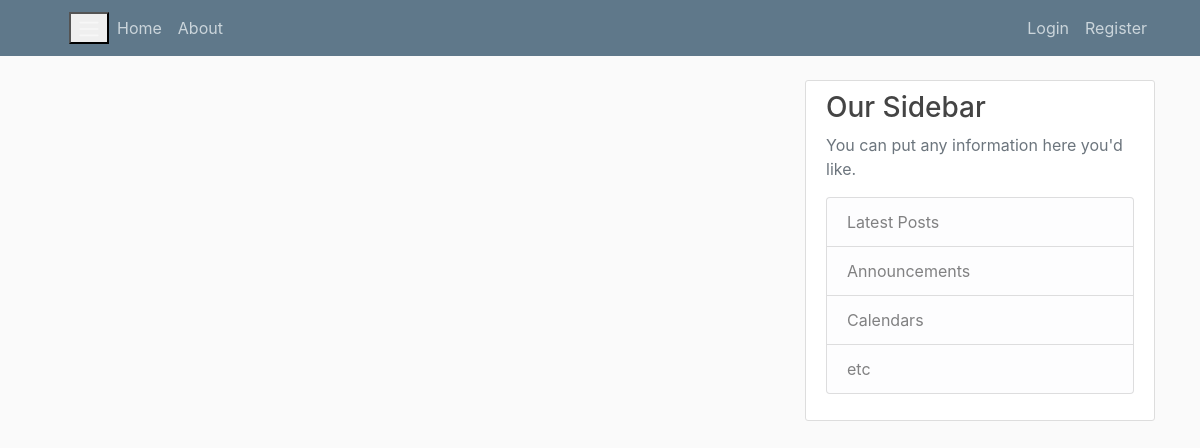
Page /home on the earlier database version.
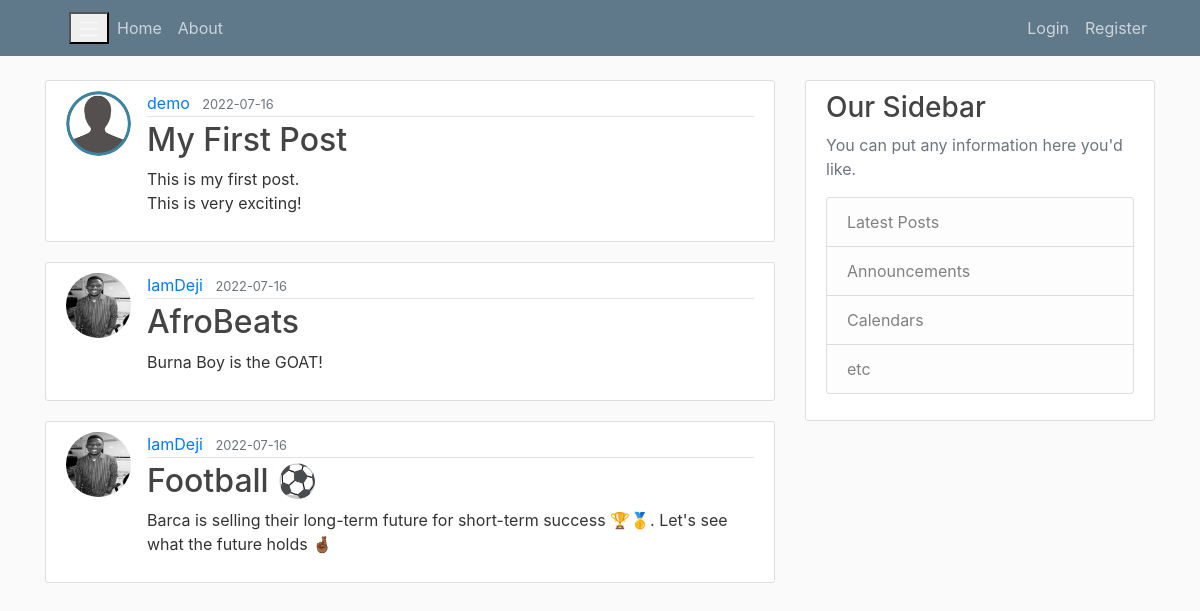
Same page on the later database version.
### flaskblog/models.py (models this page shows, shortened)
class Post(db.Model):
    id = db.Column(db.Integer, primary_key=True)
    title = db.Column(db.String(100), unique=True, nullable=False)
    date_posted = db.Column(db.DateTime, nullable=False, default=datetime.utcnow)
    content = db.Column(db.Text, nullable=False)
    user_id = db.Column(db.Integer, db.ForeignKey('user.id'), nullable=False)

class User(db.Model, UserMixin):
    id = db.Column(db.Integer, primary_key=True)
    username = db.Column(db.String(20), unique=True, nullable=False)
    email = db.Column(db.String(120), unique=True, nullable=False)
    image_file = db.Column(db.String(20), nullable=False, default='default.png')
    password = db.Column(db.String(60), nullable=False)
    posts = db.relationship('Post', backref='author', lazy=True)

### flaskblog/routes.py (the view)
@app.route("/")
@app.route("/home")
def home():
    posts = Post.query.all()
    return render_template("home.html", posts=posts)

### flaskblog/templates/home.html
{% extends "layout.html" %}
{% block content %}
    {% for post in posts %}
        <article class="media content-section">
          <img class="rounded-circle article-img" src="{{ url_for('static', filename='profile_pics/' + post.author.image_file) }}">
          <div class="media-body">
            <div class="article-metadata">
              <a class="mr-2" href="#">{{ post.author.username }}</a>
              <small class="text-muted">{{ post.date_posted.strftime('%Y-%m-%d') }}</small>
            </div>
            <h2><a class="article-title" href="{{ url_for('post', post_id=post.id) }}">{{ post.title }}</a></h2>
            <p class="article-content">{{ post.content }}</p>
          </div>
        </article>
    {% endfor %}
{% endblock content %}

### flaskblog/templates/layout.html (shortened to what this page needs)
<!DOCTYPE html>
<html lang="en">
    <head>
        <link rel="stylesheet" href="https://maxcdn.bootstrapcdn.com/bootstrap/4.0.0/css/bootstrap.min.css">
        <link rel="stylesheet" type="text/css" href="{{ url_for('static', filename='main.css') }}">
    </head>
    <body>
        <header class="site-header">
            <nav class="navbar navbar-expand-md navbar-dark bg-steel fixed-top">
                <div class="container">
                    <button class="navbar-toggle" type="button" data-toggle="collapse" data-target="#navbarToggle" aria-controls="navbarToggle" aria-expanded="false" aria-label="Toggle navigation">
                        <span class="navbar-toggler-icon"></span>
                    </button>
                    <div class="collapse navbar-collapse" id="navbarToggle">
                        <div class="navbar-nav mr-auto">
                            <a href="{{ url_for('home') }}" class="nav-item nav-link">Home</a>
                            <a href="{{ url_for('about') }}" class="nav-item nav-link">About</a>
                        </div>
                        <div class="navbar-nav">
                          {% if current_user.is_authenticated %}
                            <a href="{{ url_for('new_post') }}" class="nav-item nav-link">New Post</a>
                            <a href="{{ url_for('account') }}" class="nav-item nav-link">Account</a>
                            <a href="{{ url_for('logout') }}" class="nav-item nav-link">Logout</a>
                          {% else %}
                            <a href="{{ url_for('login') }}" class="nav-item nav-link">Login</a>
                            <a href="{{ url_for('register') }}" class="nav-item nav-link">Register</a>
                          {% endif %}
                        </div>
                    </div>
                </div>
            </nav>
        </header>
        <main role="main" class="container">
            <div class="row">
              <div class="col-md-8">
                {% block content %}{% endblock %}
              </div>
              <div class="col-md-4">
                <div class="content-section">
                  <h3>Our Sidebar</h3>
                  <p class='text-muted'>You can put any information here you'd like.
                    <ul class="list-group">
                      <li class="list-group-item list-group-item-light">Latest Posts</li>
                      <li class="list-group-item list-group-item-light">Announcements</li>
                      <li class="list-group-item list-group-item-light">Calendars</li>
                      <li class="list-group-item list-group-item-light">etc</li>
                    </ul>
                  </p>
                </div>
              </div>
            </div>
          </main>
    </body>
</html>

### flaskblog/static/main.css (style rules this page uses)
body { background: #fafafa; color: #333333; margin-top: 5rem; }
h1, h2, h3, h4, h5, h6 { color: #444444; }
.bg-steel { background-color: #5f788a; }
.site-header .navbar-nav .nav-link { color: #cbd5db; }
.content-section { background: #ffffff; padding: 10px 20px; border: 1px solid #dddddd; border-radius: 3px; margin-bottom: 20px; }
.article-title { color: #444444; }
.article-content { white-space: pre-line; }
.article-img { height: 65px; width: 65px; margin-right: 16px; }
.article-metadata { padding-bottom: 1px; margin-bottom: 4px; border-bottom: 1px solid #e3e3e3 }

Differences in the rows shown:
added Post: image_file (picture), author.username "demo", date_posted "2022-07-16", title "My First Post", content "This is my first post. This is very exciting!"
added Post: image_file (picture), author.username "IamDeji", date_posted "2022-07-16", title "AfroBeats", content "Burna Boy is the GOAT!"
added Post: image_file (picture), author.username "IamDeji", date_posted "2022-07-16", title "Football ⚽", content "Barca is selling their long-term future for short-term success 🏆🥇. Let's see what the future holds 🤞🏾"
